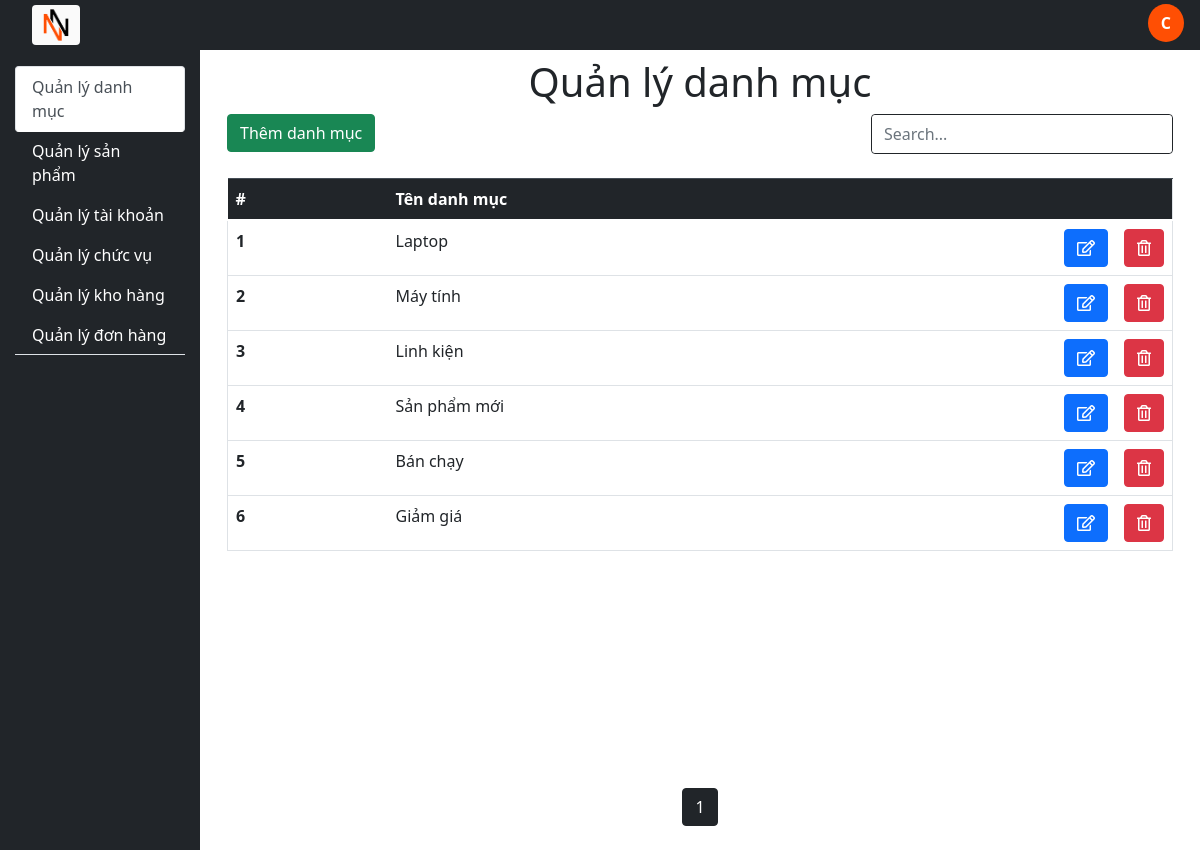
Page /category (signed in) on the committed database.
### tables this page shows
CREATE TABLE `category` (
  `id_category` int NOT NULL AUTO_INCREMENT,
  `title_cate` varchar(200) NOT NULL,
  `created_time` datetime NOT NULL,
  `update_time` datetime NOT NULL,
  PRIMARY KEY (`id_category`)
);

### controllers/BaseController.php (called while the page is built, shortened)
<?php
class BaseController
{
    protected function loadView($viewpath, array $data = [])
    {
        return require(self::VIEW_FOLDER_NAME . '/' . str_replace('.', '/', $viewpath) . '.php');
    }
    protected function removeSpecialCharacter($str)
    {
        $str = str_replace('\\', '\\\\', $str);
        $str = str_replace('\'', '\\\'', $str);
        return $str;
    }
    protected function getGet($key)
    {
        $value = '';
        return $this->removeSpecialCharacter($value);
    }
}

### index.php (called while the page is built, shortened)
<?php
require_once("./helper/utils.php");
require_once("./core/Database.php");
require_once("./models/BaseModel.php");
require_once("./controllers/BaseController.php");
$actionName = $_REQUEST['action'] ?? 'index';
$controllerObject = new $controllerName;
$controllerObject->$actionName();

### core/Database.php (called while the page is built, shortened)
<?php
class Database
{
	public function connect(){
		$connect = mysqli_connect(self::HOST, self::USER, self::PASSWORD, self::DATABASE);
		mysqli_set_charset($connect, "utf8");
		if(mysqli_connect_errno() === 0){
			return $connect;
		}
		return false;
	}
}

### models/BaseModel.php (called while the page is built, shortened)
<?php
class BaseModel extends Database
{
    protected $connect;
    public function __construct()
    {
        $this->connect = $this->connect();
    }
    public function select($table, $select = ['*'], $orderBys = [])
    {
        $columns = implode(',', $select);
        $orderByString = implode(' ', $orderBys);
        if ($orderByString) {
            $sql = "SELECT ${columns} FROM ${table} ORDER BY ${orderByString}";
        } else {
            $sql = "SELECT ${columns} FROM ${table}";
        }
        $query = $this->_query($sql);
        $data = [];
        if ($query != null) {
            while ($row = mysqli_fetch_array($query, 1)) {
                $data[] = $row;
            }
        }
        return $data;
    }
    public function pagination($table, $limit, $page)
    {
        $firstIndex = ($page - 1) * $limit;
        $sql = "SELECT * FROM ${table} where 1 limit ${firstIndex} , ${limit}";
        $query = $this->_query($sql);
        $data = [];
        if ($query != null) {
            while ($row = mysqli_fetch_array($query, 1)) {
                $data[] = $row;
            }
        }
        return $data;
    }
    public function _query($sql)
    {
        return mysqli_query($this->connect, $sql);
    }
}

### models/CategoryModel.php (called while the page is built, shortened)
<?php
class CategoryModel extends BaseModel
{
    public function selectAllCategory($select = ['*'], $orderBys = [])
    {
        return $this->select(self::TABLE, $select, $orderBys);
    }
    public function paging($limit, $page)
    {
        return $this->pagination(self::TABLE, $limit, $page);
    }
}

### helper/utils.php (called while the page is built, shortened)
<?php
function getPagination($dataRecord, $limit, $currentPage): array
{
    $count = count($dataRecord);
    $number = ceil($count / $limit);
    if ($currentPage > $number || $currentPage < 0 || empty($_GET['page'])) {
        $currentPage = 1;
    }
    $firstIndex = ($currentPage - 1) * $limit;
    return [
        'number' => strval($number),
        'firstIndex' => strval($firstIndex),
        'page' => $currentPage
    ];
}

### views/front/categories/index.php (the view)
<main class="col-10 position-relative">
	<center class="mt-2"><h1>Quản lý danh mục</h1></center>
	<section>
		<div class="d-flex mt-2">
			<div class="container-fluid">
				<a href="category&action=add" ><button class="btn btn-success">Thêm danh mục</button></a>
			</div>
			<div class="container-fluid w-50">
				<div class="d-flex border border-dark rounded">
					<input class="form-control border-0 sm-2 rounded-start" type="search" placeholder="Search..." aria-label="Search" name="s" value="" id="myInput">
				</div>
			</div>
		</div>
		<div class="container-fluid" id="myDIV">
			<table class="table table-hover mt-4">
				<thead class="table-dark">
					<tr class="border-right">
				      <th scope="col" style="width: 10rem">#</th>
				      <th scope="col" >Tên danh mục</th>
				      <th scope="col" style="width: 3rem"></th>
				      <th scope="col" style="width: 3rem"></th>
				    </tr>
				</thead>
				<tbody id="myTable">
					<?php
						foreach ($paging as $item){
							echo '<tr class="border-left border-right border-bottom">
									<th scope="col">'.++$firstIndex.'</th>
									<td scope="col">'.$item['title_cate'].'</td>
									<th scope="col">
										<a href="category&action=add&id='.$item['id_category'].'">
											<button class="btn btn-primary text-white">
												<i class="far fa-edit"></i>
											</button>
										</a>
									</th>
									<th scope="col">
										<button class="btn btn-danger" onclick="deleteCategory('.$item['id_category'].')">
											<i class="far fa-trash-alt"></i>
										</button>
									</th>
								</tr>';
						}
					?>
				</tbody>
			</table>
		</div>
	</section>

### assets/css/styleAdmin.css (style rules this page uses)
a { text-decoration: none !important; }

### rows in the picture
category: title_cate "Laptop"
category: title_cate "Máy tính"
category: title_cate "Linh kiện"
category: title_cate "Sản phẩm mới"
category: title_cate "Bán chạy"
category: title_cate "Giảm giá"

### other values in the picture
$sessionUser[0] "C"
$title[$i] "danh mục"
$title[$i] "sản phẩm"
$title[$i] "tài khoản"
$title[$i] "chức vụ"
$title[$i] "kho hàng"
$title[$i] "đơn hàng"
